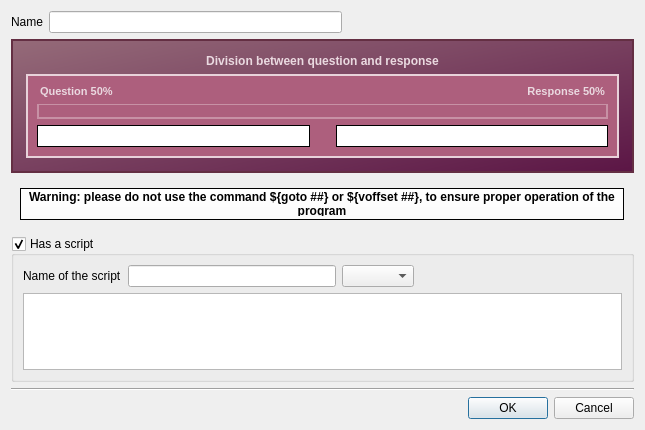
<?xml version="1.0" encoding="UTF-8"?>
<ui version="4.0">
 <class>DialogNewEdit</class>
 <widget class="QDialog" name="DialogNewEdit">
  <property name="geometry">
   <rect>
    <x>0</x>
    <y>0</y>
    <width>645</width>
    <height>430</height>
   </rect>
  </property>
  <property name="windowTitle">
   <string>New widget</string>
  </property>
  <property name="windowIcon">
   <iconset resource="../resources/ConkyWizard.qrc">
    <normaloff>:/graphics/Logo.png</normaloff>:/graphics/Logo.png</iconset>
  </property>
  <property name="styleSheet">
   <string notr="true">/* ________________________________________________________________________________________ */
/* CAJAS. */

QFrame#WidgetFrame {
	border: 2px solid rgb(100, 47, 67);
	background-color: qlineargradient(spread:pad, x1:0, y1:0, x2:1, y2:1, stop:0 rgb(149, 107, 121), stop:1 rgb(91, 21, 69));
	padding: 4px;
}

QFrame#WidgetFrameIn {
	border: 2px solid rgb(232, 210, 218);
	background-color: rgb(173, 95, 125);
}

/* ________________________________________________________________________________________ */
/* BARRA DE DESPLAZAMIENTO. */

QSlider::groove:horizontal#Ratio {
	height: 16px;
	border: 2px solid rgb(199, 145, 165);
	background-color: rgb(173, 95, 125);
	padding: -2px;
}

QSlider::handle:horizontal#Ratio {
	image: url(:/graphics/IconSlider.png);
	width: 32px;
	padding-left: -2px;
	padding-right: -2px;
}

/* ________________________________________________________________________________________ */
/* ETIQUETAS. */

QLabel#LabelTitle {
	font-weight: bold;
	color: rgb(234, 217, 224);
}

QLabel#LabelQuestion {
	font-weight: bold;
	font-size: 8pt;
	margin-right: 4;
	color: rgb(234, 217, 224);
}

QLabel#LabelResponse {
	font-weight: bold;
	font-size: 8pt;
	margin-left: 4;
	color: rgb(234, 217, 224);
}

/* ________________________________________________________________________________________ */
/* CAJAS DE TEXTO. */

QLineEdit#Question {
	margin-right: 10;
	border: 1px solid black;
	background-color: white;
	color: black;
	selection-color: black;
	selection-background-color: rgb(235, 117, 66);
	padding: 2px;
}

QLineEdit::!enabled#Question {
	border-color: rgb(173, 95, 125);
	background-color: rgb(173, 95, 125);
	color: rgb(173, 95, 125);
}

QLineEdit#Response {
	margin-left: 10;
	border: 1px solid black;
	background-color: white;
	color: black;
	selection-color: black;
	selection-background-color: rgb(235, 117, 66);
	padding: 2px;
}

QLineEdit::!enabled#Response {
	border-color: rgb(173, 95, 125);
	background-color: rgb(173, 95, 125);
	color: rgb(173, 95, 125);
}

/* ________________________________________________________________________________________ */
/* ETIQUETA DEL AVISO. */

QFrame#WarningFrame {
	margin: 0px;
	padding-left: -4px;
	padding-top: -4px;
	padding-right: 1px;
	padding-bottom: 1px;
	border-image: url(:/graphics/BackgroundWarning.png) 6px 6px 1px 9px repeat;
	border-top: 6px transparent;
	border-bottom: 9px transparent;
	border-right: 1px transparent;
	border-left: 6px transparent;
}

QLabel#WarningLabel {
	margin: 0px;
	border: 1px solid black;
	padding: 3px;
	background-color: qlineargradient(spread:pad, x1:0, y1:0, x2:0, y2:1, stop:0 rgba(255, 255, 255, 255), stop:1 rgba(255, 255, 255, 190));
}

</string>
  </property>
  <property name="locale">
   <locale language="English" country="UnitedStates"/>
  </property>
  <property name="sizeGripEnabled">
   <bool>false</bool>
  </property>
  <layout class="QVBoxLayout" name="verticalLayout_3">
   <item>
    <layout class="QHBoxLayout" name="horizontalLayout_2">
     <item>
      <widget class="QLabel" name="label">
       <property name="text">
        <string>Name</string>
       </property>
      </widget>
     </item>
     <item>
      <widget class="QLineEdit" name="Name"/>
     </item>
     <item>
      <spacer name="horizontalSpacer">
       <property name="orientation">
        <enum>Qt::Horizontal</enum>
       </property>
       <property name="sizeHint" stdset="0">
        <size>
         <width>40</width>
         <height>20</height>
        </size>
       </property>
      </spacer>
     </item>
    </layout>
   </item>
   <item>
    <widget class="QFrame" name="WidgetFrame">
     <property name="sizePolicy">
      <sizepolicy hsizetype="Preferred" vsizetype="Maximum">
       <horstretch>0</horstretch>
       <verstretch>0</verstretch>
      </sizepolicy>
     </property>
     <property name="frameShape">
      <enum>QFrame::StyledPanel</enum>
     </property>
     <property name="frameShadow">
      <enum>QFrame::Raised</enum>
     </property>
     <layout class="QVBoxLayout" name="verticalLayout">
      <item>
       <widget class="QLabel" name="LabelTitle">
        <property name="text">
         <string>Division between question and response</string>
        </property>
        <property name="alignment">
         <set>Qt::AlignCenter</set>
        </property>
       </widget>
      </item>
      <item>
       <widget class="QFrame" name="WidgetFrameIn">
        <property name="frameShape">
         <enum>QFrame::StyledPanel</enum>
        </property>
        <property name="frameShadow">
         <enum>QFrame::Raised</enum>
        </property>
        <layout class="QGridLayout" name="gridLayout">
         <item row="2" column="0" colspan="2">
          <widget class="QSlider" name="Ratio">
           <property name="cursor">
            <cursorShape>SizeHorCursor</cursorShape>
           </property>
           <property name="maximum">
            <number>100</number>
           </property>
           <property name="singleStep">
            <number>5</number>
           </property>
           <property name="value">
            <number>50</number>
           </property>
           <property name="orientation">
            <enum>Qt::Horizontal</enum>
           </property>
          </widget>
         </item>
         <item row="4" column="0">
          <widget class="QLineEdit" name="Question"/>
         </item>
         <item row="4" column="1">
          <widget class="QLineEdit" name="Response"/>
         </item>
         <item row="1" column="0">
          <widget class="QLabel" name="LabelQuestion">
           <property name="text">
            <string>Question 50%</string>
           </property>
          </widget>
         </item>
         <item row="1" column="1">
          <widget class="QLabel" name="LabelResponse">
           <property name="text">
            <string>Response 50%</string>
           </property>
           <property name="alignment">
            <set>Qt::AlignRight|Qt::AlignTrailing|Qt::AlignVCenter</set>
           </property>
          </widget>
         </item>
        </layout>
       </widget>
      </item>
     </layout>
    </widget>
   </item>
   <item>
    <widget class="QFrame" name="WarningFrame">
     <property name="frameShape">
      <enum>QFrame::StyledPanel</enum>
     </property>
     <property name="frameShadow">
      <enum>QFrame::Raised</enum>
     </property>
     <layout class="QVBoxLayout" name="verticalLayout_4">
      <item>
       <widget class="QLabel" name="WarningLabel">
        <property name="font">
         <font>
          <weight>75</weight>
          <bold>true</bold>
         </font>
        </property>
        <property name="text">
         <string>Warning: please do not use the command ${goto ##} or ${voffset ##}, to ensure proper operation of the program</string>
        </property>
        <property name="alignment">
         <set>Qt::AlignCenter</set>
        </property>
        <property name="wordWrap">
         <bool>true</bool>
        </property>
       </widget>
      </item>
     </layout>
    </widget>
   </item>
   <item>
    <widget class="QGroupBox" name="IsScript">
     <property name="title">
      <string>Has a script</string>
     </property>
     <property name="checkable">
      <bool>true</bool>
     </property>
     <property name="checked">
      <bool>true</bool>
     </property>
     <layout class="QVBoxLayout" name="verticalLayout_2">
      <item>
       <layout class="QHBoxLayout" name="horizontalLayout">
        <item>
         <widget class="QLabel" name="label_2">
          <property name="text">
           <string>Name of the script</string>
          </property>
         </widget>
        </item>
        <item>
         <widget class="QLineEdit" name="NameScript"/>
        </item>
        <item>
         <widget class="QComboBox" name="TypeScript"/>
        </item>
        <item>
         <spacer name="horizontalSpacer_2">
          <property name="orientation">
           <enum>Qt::Horizontal</enum>
          </property>
          <property name="sizeHint" stdset="0">
           <size>
            <width>40</width>
            <height>20</height>
           </size>
          </property>
         </spacer>
        </item>
       </layout>
      </item>
      <item>
       <widget class="QTextEdit" name="Script">
        <property name="enabled">
         <bool>true</bool>
        </property>
        <property name="documentTitle">
         <string notr="true"/>
        </property>
       </widget>
      </item>
     </layout>
    </widget>
   </item>
   <item>
    <widget class="Line" name="line">
     <property name="orientation">
      <enum>Qt::Horizontal</enum>
     </property>
    </widget>
   </item>
   <item>
    <widget class="QDialogButtonBox" name="buttonBox">
     <property name="standardButtons">
      <set>QDialogButtonBox::Cancel|QDialogButtonBox::Ok</set>
     </property>
    </widget>
   </item>
  </layout>
 </widget>
 <tabstops>
  <tabstop>Ratio</tabstop>
  <tabstop>buttonBox</tabstop>
 </tabstops>
 <resources>
  <include location="../resources/ConkyWizard.qrc"/>
 </resources>
 <connections>
  <connection>
   <sender>buttonBox</sender>
   <signal>accepted()</signal>
   <receiver>DialogNewEdit</receiver>
   <slot>accept()</slot>
   <hints>
    <hint type="sourcelabel">
     <x>440</x>
     <y>570</y>
    </hint>
    <hint type="destinationlabel">
     <x>157</x>
     <y>274</y>
    </hint>
   </hints>
  </connection>
  <connection>
   <sender>buttonBox</sender>
   <signal>rejected()</signal>
   <receiver>DialogNewEdit</receiver>
   <slot>reject()</slot>
   <hints>
    <hint type="sourcelabel">
     <x>440</x>
     <y>570</y>
    </hint>
    <hint type="destinationlabel">
     <x>286</x>
     <y>274</y>
    </hint>
   </hints>
  </connection>
 </connections>
</ui>
